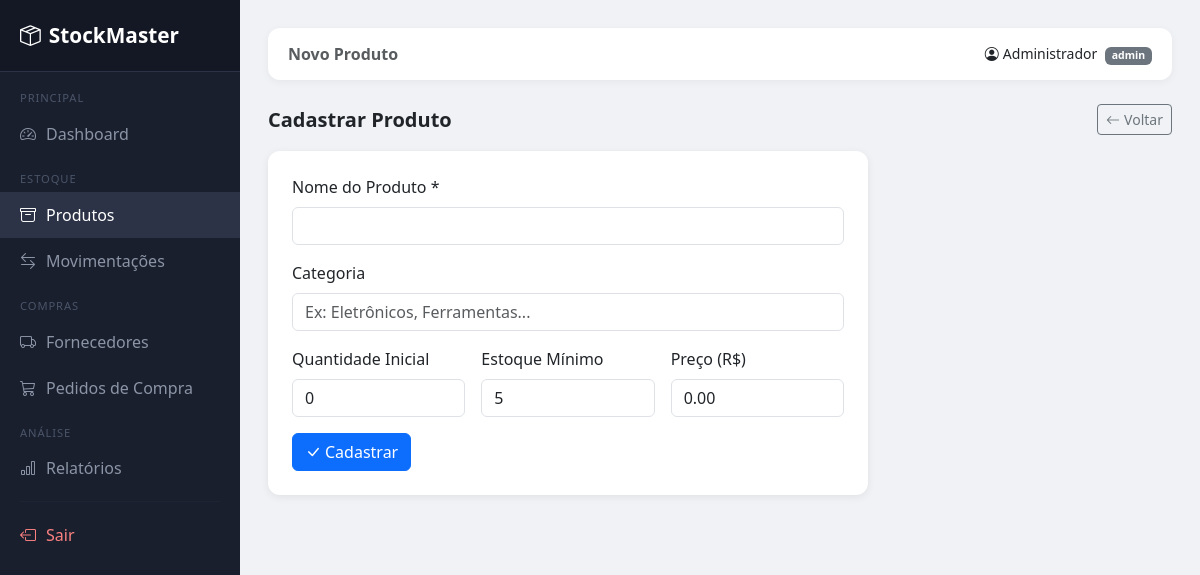
The page /produtos/editar/4 (signed in) on the database as committed earlier.
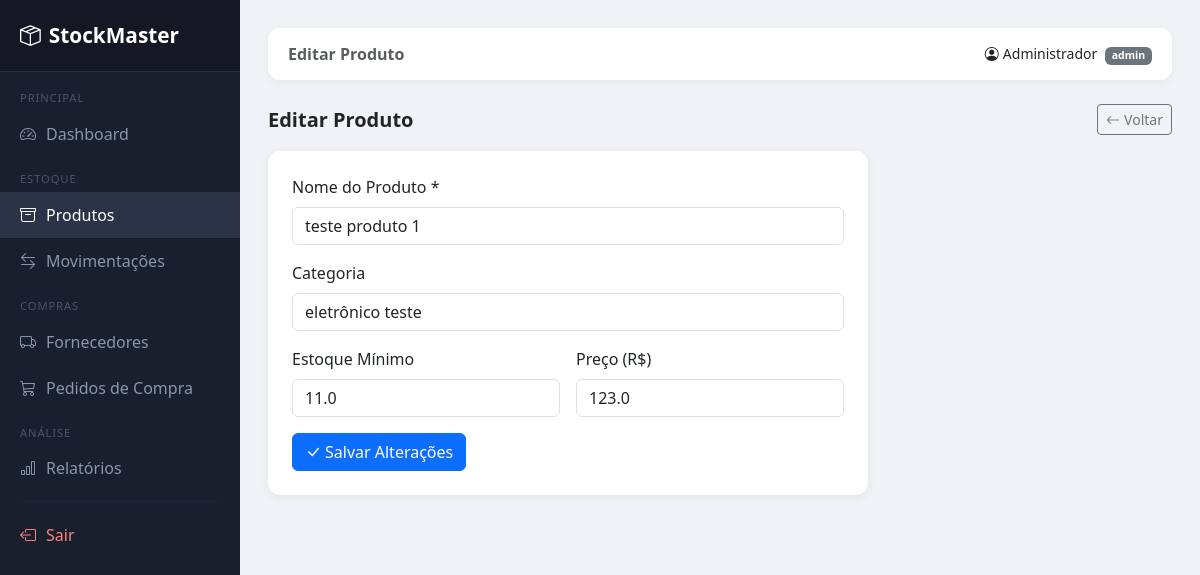
The same page on the database as committed later.
### tables this page shows
CREATE TABLE produtos (
            id              INTEGER PRIMARY KEY AUTOINCREMENT,
            nome            TEXT NOT NULL,
            categoria       TEXT,
            descricao       TEXT,
            unidade         TEXT NOT NULL DEFAULT 'un',
            quantidade      REAL NOT NULL DEFAULT 0,
            estoque_minimo  REAL NOT NULL DEFAULT 5,
            preco           REAL DEFAULT 0.0,
            fornecedor_id   INTEGER,
            FOREIGN KEY (fornecedor_id) REFERENCES fornecedores(id)
        );

### routes/produtos.py (the view, shortened to what this page needs)
@produtos_bp.route("/editar/<int:id>", methods=["GET", "POST"])
@login_required
def editar(id):
    conn = get_connection()
    produto = conn.execute("SELECT * FROM produtos WHERE id = ?", (id,)).fetchone()
    conn.close()
    return render_template("produtos/form.html", produto=produto)

### app.py (called while the page is built)
@login_manager.user_loader
def load_user(user_id):
    conn = get_connection()
    user = conn.execute("SELECT * FROM usuarios WHERE id = ?", (user_id,)).fetchone()
    conn.close()
    if user:
        return User(user["id"], user["nome"], user["email"], user["perfil"])
    return None

### database.py (called while the page is built)
def get_connection():
    conn = sqlite3.connect(DB_PATH, check_same_thread=False)
    conn.execute("PRAGMA foreign_keys = ON")
    conn.row_factory = sqlite3.Row
    return conn

### templates/produtos/form.html
{% extends "base.html" %}
{% block page_title %}{{ 'Editar' if produto else 'Novo' }} Produto{% endblock %}
{% block content %}
<div class="d-flex justify-content-between align-items-center mb-3">
  <h5 class="fw-bold mb-0">{{ 'Editar Produto' if produto else 'Cadastrar Produto' }}</h5>
  <a href="/produtos/" class="btn btn-outline-secondary btn-sm">
    <i class="bi bi-arrow-left me-1"></i>Voltar
  </a>
</div>
<div class="card p-4" style="max-width:600px;">
  <form method="POST">
    <div class="mb-3">
      <label class="form-label">Nome do Produto *</label>
      <input type="text" name="nome" class="form-control" value="{{ produto.nome if produto else '' }}" required>
    </div>
    <div class="mb-3">
      <label class="form-label">Categoria</label>
      <input type="text" name="categoria" class="form-control" value="{{ produto.categoria if produto else '' }}"
        placeholder="Ex: Eletrônicos, Ferramentas...">
    </div>
    <div class="row g-3 mb-3">
      {% if not produto %}
      <div class="col">
        <label class="form-label">Quantidade Inicial</label>
        <input type="number" name="quantidade" class="form-control" value="0" min="0" required>
      </div>
      {% endif %}
      <div class="col">
        <label class="form-label">Estoque Mínimo</label>
        <input type="number" name="estoque_minimo" class="form-control"
          value="{{ produto.estoque_minimo if produto else 5 }}" step="any" min="0" required>
      </div>
      <div class="col">
        <label class="form-label">Preço (R$)</label>
        <input type="number" name="preco" class="form-control" step="0.01"
          value="{{ produto.preco if produto else '0.00' }}" min="0" required>
      </div>
    </div>
    <button type="submit" class="btn btn-primary">
      <i class="bi bi-check-lg me-1"></i>{{ 'Salvar Alterações' if produto else 'Cadastrar' }}
    </button>
  </form>
</div>
{% endblock %}

Rows that differ between the two databases and show on the page:
added produtos: nome "teste produto 1", categoria "eletrônico teste", estoque_minimo "11.0", preco "123.0"
Other text that changed with them:
{{ 'Editar' if produto else 'Novo' }}: "Novo" → "Editar"
{{ 'Editar Produto' if produto else 'Cadastrar Produto' }}: "Cadastrar Produto" → "Editar Produto"
{{ 'Salvar Alterações' if produto else 'Cadastrar' }}: "Cadastrar" → "Salvar Alterações"
form field quantidade: "0" → (not shown)
form field estoque_minimo: "5" → (not shown)
form field preco: "0.00" → (not shown)
text no longer shown: "Quantidade Inicial"
